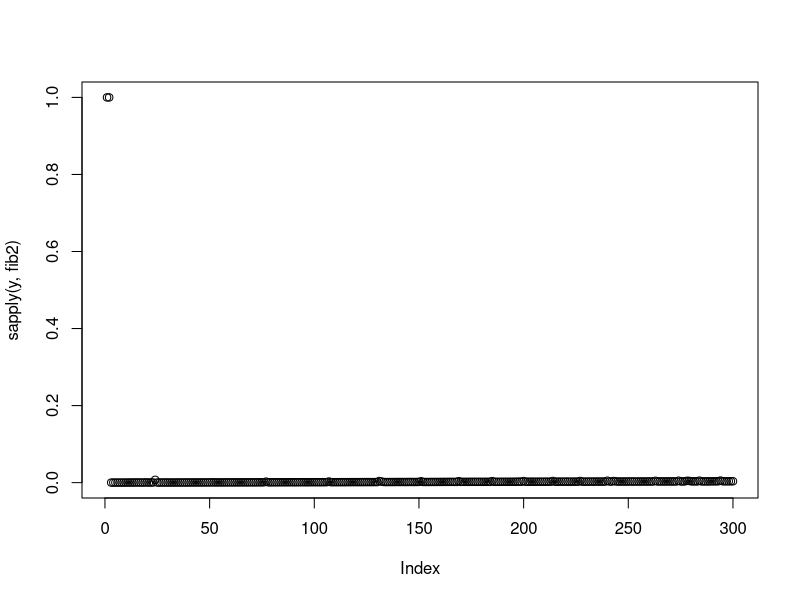

R code for this plot:
## ---- chunk 1
fib2 <- function(n){
  start <- Sys.time()
  if(n==0||n==1){
    print(n)
    return(n)}
  if(n==2) return(1)
  f1 = f2 = 1
    print(f1)
  for(i in seq(1,n-1)){
    f=f1+f2
    print(f1)
    f2=f1
    f1=f
  }
  end <- Sys.time()
  print(end-start)
}
## ---- chunk 2
fib2(10)
## ---- chunk 3
y <- 1:300
plot(sapply(y,fib2))
